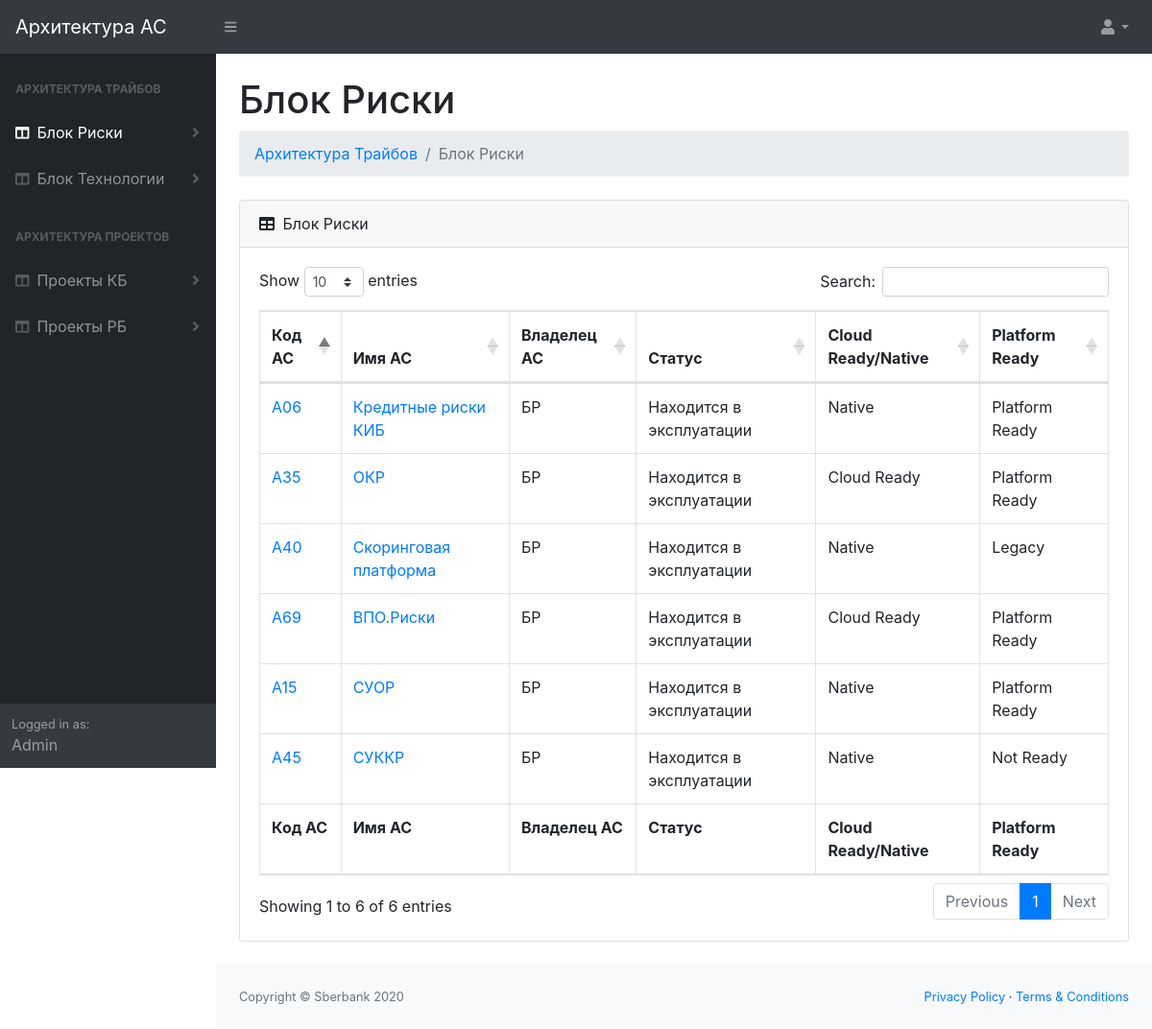
Page /category/2 on the committed database.
### archas/models.py (models this page shows, shortened)
class ArchitectureRealm(models.Model):
    name = models.CharField('Область Определения Архитектуры', max_length=50)

class ArchitectureCategory(models.Model):
    realm = models.ForeignKey(ArchitectureRealm, on_delete=models.CASCADE)
    name = models.CharField('Категория АС', max_length=50)

class AutomatedSystem(models.Model):
    subcategory = models.ForeignKey(ArchitectureSubCategory, on_delete=models.CASCADE)
    code = models.CharField('Код АС', max_length=50)
    name = models.CharField('Автоматизированная Система', max_length=100)
    owner = models.CharField('Владелец', max_length=50, blank=True)
    status = models.CharField('Статус', max_length=50, blank=True)
    cloud_ready = models.CharField('Cloud Ready/Native	', max_length=50, blank=True)
    platform_ready = models.CharField('Platform Ready', max_length=50, blank=True)
    owner_block = models.CharField('Владелец - Блок', max_length=50, blank=True)
    owner_tribe = models.CharField('Владелец - Трайб', max_length=50, blank=True)
    full_name = models.CharField('Полное имя АС', max_length=50, blank=True)
    nickname = models.CharField('Псевдоним АС', max_length=50, blank=True)
    short_description = models.CharField('Краткое описание', max_length=50, blank=True)
    rsa_id = models.CharField('ID в RSA', max_length=50, blank=True)
    service_desk_id = models.CharField('ID в Service Desk', max_length=50, blank=True)
    guid = models.CharField('GUID', max_length=50, blank=True)
    centralization_level = models.CharField('Уровень централизации', max_length=50, blank=True)
    system_criticality = models.CharField('Критичность системы', max_length=50, blank=True)
    target_status = models.CharField('Целевой статус', max_length=50, blank=True)
    target_readiness = models.CharField('Готовность целевого решения', max_length=50, blank=True)
    as_lider = models.CharField('Лидер АС', max_length=50, blank=True)
    as_architect = models.CharField('Архитектор АС', max_length=50, blank=True)
    architect_in_charge = models.CharField('Курирующий архитектор', max_length=50, blank=True)
    editors = models.CharField('Редакторы', max_length=50, blank=True)
    target_architecture_diagram = models.ImageField('Диаграмма целевой архитектуры', upload_to='target_architecture_diagrams', blank=True)

### archas/views.py (the view)
# urls.py: path('category/<int:category_id>',views.category_view, name='category_view'),
def category_view(request, category_id):
    category = get_object_or_404(ArchitectureCategory, id=category_id)
    realm = category.realm
    realms = ArchitectureRealm.objects.all()
    context = { 'category': category,
                'realm' : realm ,
                'realms': realms
                }
    return render (request, 'archas/category_view.html', context)

### archas/templates/archas/category_view.html
{% extends "archas/archas_base.html" %}
{% block content%}
                        <h1 class="mt-4">{{ category.name }}</h1>
                        <ol class="breadcrumb mb-4">
                            <li class="breadcrumb-item active"><a href="{% url 'archas:realm_view' category.realm.id %}">{{ realm.name }}</a></li>
                            <li class="breadcrumb-item active">{{ category.name }}</li>
                        </ol>
						<div class="card mb-4">
                            <div class="card-header">
                                <i class="fas fa-table mr-1"></i>
                                {{ category.name }}
                            </div>
                            <div class="card-body">
                                <div class="table-responsive">
                                    <table class="table table-bordered" id="dataTable" width="100%" cellspacing="0">
                                        <thead>
                                            <tr>
                                                <th>Код АС</th>
                                                <th>Имя АС</th>
                                                <th>Владелец АС</th>
                                                <th>Статус</th>
                                                <th>Cloud Ready/Native</th>
                                                <th>Platform Ready</th>
                                            </tr>
                                        </thead>
                                        <tfoot>
                                            <tr>
                                                <th>Код АС</th>
                                                <th>Имя АС</th>
                                                <th>Владелец АС</th>
                                                <th>Статус</th>
                                                <th>Cloud Ready/Native</th>
                                                <th>Platform Ready</th>
                                            </tr>
                                        </tfoot>
										<tbody>
                                        {% if category.architecturesubcategory_set.all %}
                                            {% for subcats in category.architecturesubcategory_set.all %}
                                            {% for automated_system in subcats.automatedsystem_set.all %}
                                            <tr>
                                                <td><a href="{% url 'archas:as_detail' automated_system.id %}">{{ automated_system.code }}</a></td>
                                                <td><a href="{% url 'archas:as_detail' automated_system.id %}">{{ automated_system.name }}</a></td>
                                                <td>{{ automated_system.owner }}</td>
                                                <td>{{ automated_system.status }}</td>
                                                <td>{{ automated_system.cloud_ready }}</td>
                                                <td>{{ automated_system.platform_ready }}</td>
                                            </tr>
                                            {% endfor %}
                                            {% endfor %}
                                        {% endif %}
                                        </tbody>
                                    </table>
                                </div>
                            </div>
                        </div>
{% endblock content%}

### archas/templates/archas/archas_base.html (shortened to what this page needs)
<!DOCTYPE html>
<html lang="en">
    <head>
        {% load static %}
        <link href="{% static 'archas/css/styles.css' %}" rel="stylesheet" />
        <link href="https://cdn.datatables.net/1.10.20/css/dataTables.bootstrap4.min.css" rel="stylesheet" />
    </head>
    <body class="sb-nav-fixed">
        <nav class="sb-topnav navbar navbar-expand navbar-dark bg-dark">
            <a class="navbar-brand" href="/">Архитектура АС</a>
            <button class="btn btn-link btn-sm order-1 order-lg-0" id="sidebarToggle" href="#"><i class="fas fa-bars"></i></button>
            <ul class="navbar-nav ml-auto ml-md-0">
                <li class="nav-item dropdown">
                    <a class="nav-link dropdown-toggle" id="userDropdown" href="#" role="button" data-toggle="dropdown" aria-haspopup="true" aria-expanded="false"><i class="fas fa-user fa-fw"></i></a>
                </li>
            </ul>
        </nav>
        <div id="layoutSidenav">
            <div id="layoutSidenav_nav">
                <nav class="sb-sidenav accordion sb-sidenav-dark" id="sidenavAccordion">
                    <div class="sb-sidenav-menu">
                        <div class="nav">
                            {% if realms %}
                                {% for realm_iter in realms %}
                                    <div class="sb-sidenav-menu-heading">{{ realm_iter.name }}</div>
                                        {% for category_iter in realm_iter.architecturecategory_set.all %}
                                            <a class="nav-link collapsed" href="{% url 'archas:category_view' category_iter.id %}" data-toggle="collapse" data-target="#collapseCategory{{category_iter.id}}" aria-expanded="false" aria-controls="collapseCategory{{category_iter.id}}">
                                                <div class="sb-nav-link-icon"><i class="fas fa-columns"></i></div>
                                                {{ category_iter.name }}
                                                {% if category_iter.architecturesubcategory_set.all.count > 0 %}
                                                    <div class="sb-sidenav-collapse-arrow"><i class="fas fa-angle-down"></i></div>
                                                {% endif %}
                                            </a>
                                        {% endfor %}
                                {% endfor %}
                            {% endif %}
                        </div>
                    </div>
                    <div class="sb-sidenav-footer">
                        <div class="small">Logged in as:</div>
                        Admin
                    </div>
                </nav>
            </div>
            <div id="layoutSidenav_content">
                <main>
                    <div class="container-fluid">
                        {% block content%}{% endblock content%}
					</div>
                </main>
                <footer class="py-4 bg-light mt-auto">
                    <div class="container-fluid">
                        <div class="d-flex align-items-center justify-content-between small">
                            <div class="text-muted">Copyright &copy; Sberbank 2020</div>
                            <div>
                                <a href="#">Privacy Policy</a>
                                &middot;
                                <a href="#">Terms &amp; Conditions</a>
                            </div>
                        </div>
                    </div>
                </footer>
            </div>
        </div>
    </body>
</html>

### rows in the picture
ArchitectureRealm: name "АРХИТЕКТУРА ТРАЙБОВ", name "Архитектура Трайбов"
ArchitectureCategory: name "Блок Риски"
ArchitectureCategory: name "Блок Технологии"
ArchitectureRealm: name "АРХИТЕКТУРА ПРОЕКТОВ"
ArchitectureCategory: name "Проекты КБ"
ArchitectureCategory: name "Проекты РБ"
AutomatedSystem: code "А15", name "СУОР", owner "БР", status "Находится в эксплуатации", cloud_ready "Native", platform_ready "Platform Ready"
AutomatedSystem: code "A69", name "ВПО.Риски", owner "БР", status "Находится в эксплуатации", cloud_ready "Cloud Ready", platform_ready "Platform Ready"
AutomatedSystem: code "A40", name "Скоринговая платформа", owner "БР", status "Находится в эксплуатации", cloud_ready "Native", platform_ready "Legacy"
AutomatedSystem: code "А45", name "СУККР", owner "БР", status "Находится в эксплуатации", cloud_ready "Native", platform_ready "Not Ready"
AutomatedSystem: code "A35", name "ОКР", owner "БР", status "Находится в эксплуатации", cloud_ready "Cloud Ready", platform_ready "Platform Ready"
AutomatedSystem: code "A06", name "Кредитные риски КИБ", owner "БР", status "Находится в эксплуатации", cloud_ready "Native", platform_ready "Platform Ready"
